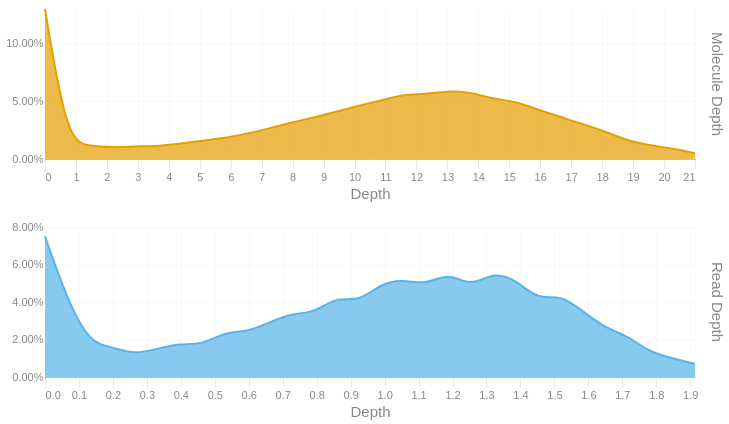

Here is the notebook cell this chart was saved with:
### Code cell
readdep = depth_hist(tb['Read Depth'], q99, 3)
readdep = readdep.with_columns(pl.lit('Read Depth').alias('Metric'))
if not SKIPLR:
    moldep = depth_hist(tb['Molecule Depth'], mol_q99, 1)
    moldep = moldep.with_columns(pl.lit('Molecule Depth').alias('Metric'))
    _hist = pl.concat([readdep, moldep])
    _hist = _hist.filter(pl.col('Proportion') != 0)
    with SafeRender(_hist):
        (
            alt.Chart(_hist)        
            .mark_area(interpolate = "basis")
            .encode(
                x=alt.X('Bin:Q').scale(domainMin=0).axis(alt.Axis(title='Depth')),
                y = alt.Y('Proportion:Q', title = None).axis(format = '.2%'),
                color = alt.Color('Metric:N').legend(None),
                row = alt.Row("Metric:N").header(title = None, labelOrient = 'right'),
                tooltip = [
                    alt.Tooltip("Metric:N", title = "Metric"),
                    alt.Tooltip('Interval:N', title = "Depth Interval"),
                    alt.Tooltip('Proportion:Q', title = "% Alignments").format('.2%')
                ]
            )
            .resolve_scale(x='independent', y='independent')
            .properties(
                height = 150, width = 650,
                usermeta={'embedOptions': {'downloadFileName': f'{samplename}.depth.hist'}}
            )
        ).display()
else:
    readdep = readdep.filter(pl.col('Proportion') != 0)
    with SafeRender(readdep):
        (
            alt.Chart(readdep)        
            .mark_area(interpolate = "basis")
            .encode(
                x=alt.X('Bin:Q').scale(domainMin=0).axis(alt.Axis(title='Depth')),
                y = alt.Y('Proportion:Q', title = None).axis(format = '.2%'),
                tooltip = [
                    alt.Tooltip('Interval:N', title = "Depth Interval"),
                    alt.Tooltip('Proportion:Q', title = "% Alignments").format('.2%')
                ]
            )
            .properties(
                usermeta={'embedOptions': {'downloadFileName': f'{samplename}.depth.hist'}}
            )
        ).display()

### Figure 1 — Vega-Lite specification as saved in the notebook (floating-point values rounded to 4 significant figures)
{"width": 650, "height": 150, "config": {"title": {"anchor": "start", "dy": -15, "fontSize": 18, "color": "#888888", "subtitleColor": "#888888", "subtitleFontSize": 14}, "arc": {"fill": "#0072B2"}, "axis": {"domainColor": "#888888", "domainWidth": 0.5, "gridWidth": 0.2, "grid": false, "titleFontWeight": 400, "titleFontSize": 15, "labelFontSize": 11, "labelColor": "#888888", "tickColor": "#888888", "tickWidth": 0.2, "titleColor": "#888888"}, "axisBand": {"grid": false}, "axisX": {"grid": true, "tickSize": 10, "domainCap": "round"}, "axisY": {"domain": false, "grid": true, "tickSize": 0, "domainCap": "round"}, "background": "transparent", "header": {"labelFontSize": 15, "labelColor": "#888888", "titleFontSize": 15, "titleFontWeight": 600, "titleColor": "#888888"}, "legend": {"labelFont": "sans-serif", "labelFontSize": 12, "labelColor": "#888888", "symbolSize": 100, "symbolType": "circle", "titleFontSize": 12, "titlePadding": 10, "titleColor": "#888888", "title": null}, "range": {"category": ["#E69F00", "#56B4E9", "#009E73", "#F0E442", "#0072B2", "#D55E00", "#CC79A7", "#000000"], "diverging": ["#cfe8f3", "#a2d4ec", "#73bfe2", "#46abdb", "#1696d2", "#12719e"]}, "area": {"fill": "#0072B2", "fillOpacity": 0.7, "line": true, "strokeOpacity": 0.7}, "line": {"color": "#0072B2", "stroke": "#0072B2", "strokeWidth": 2}, "trail": {"color": "#0072B2", "stroke": "#0072B2", "strokeWidth": 0, "size": 1}, "point": {"filled": true, "fillOpacity": 1.0, "size": 95}, "text": {"color": "#888888", "fontSize": 11, "align": "right", "fontWeight": 400, "size": 11}, "bar": {"fill": "#0072B2", "stroke": null}, "view": {"stroke": null, "continuousWidth": 660, "continuousHeight": 400}}, "data": {"name": "data-169c45f6031f928e7f10d3920f2a2a26"}, "mark": {"type": "area", "interpolate": "basis"}, "encoding": {"color": {"field": "Metric", "legend": null, "type": "nominal"}, "row": {"field": "Metric", "header": {"title": null, "labelOrient": "right"}, "type": "nominal"}, "tooltip": [{"field": "Metric", "title": "Metric", "type": "nominal"}, {"field": "Interval", "title": "Depth Interval", "type": "nominal"}, {"field": "Proportion", "format": ".2%", "title": "% Alignments", "type": "quantitative"}], "x": {"axis": {"title": "Depth"}, "field": "Bin", "scale": {"domainMin": 0}, "type": "quantitative"}, "y": {"axis": {"format": ".2%"}, "field": "Proportion", "title": null, "type": "quantitative"}}, "resolve": {"scale": {"x": "independent", "y": "independent"}}, "usermeta": {"embedOptions": {"downloadFileName": "TF26LRJL0088_50B_H_10484332_23Y22YLT4_L7.depth.hist"}}, "$schema": "https://vega.github.io/schema/vega-lite/v6.4.1.json", "datasets": {"data-169c45f6031f928e7f10d3920f2a2a26": [{"Bin": 0.0, "Interval": "0.0-0.066", "Proportion": 0.075, "Metric": "Read Depth"}, {"Bin": 0.066, "Interval": "0.066-0.132", "Proportion": 0.041, "Metric": "Read Depth"}, {"Bin": 0.132, "Interval": "0.132-0.198", "Proportion": 0.018, "Metric": "Read Depth"}, {"Bin": 0.198, "Interval": "0.198-0.264", "Proportion": 0.016, "Metric": "Read Depth"}, {"Bin": 0.264, "Interval": "0.264-0.33", "Proportion": 0.012, "Metric": "Read Depth"}, {"Bin": 0.33, "Interval": "0.33-0.396", "Proportion": 0.015, "Metric": "Read Depth"}, {"Bin": 0.396, "Interval": "0.396-0.462", "Proportion": 0.018, "Metric": "Read Depth"}, {"Bin": 0.462, "Interval": "0.462-0.528", "Proportion": 0.017, "Metric": "Read Depth"}, {"Bin": 0.528, "Interval": "0.528-0.594", "Proportion": 0.024, "Metric": "Read Depth"}, {"Bin": 0.594, "Interval": "0.594-0.66", "Proportion": 0.024, "Metric": "Read Depth"}, {"Bin": 0.66, "Interval": "0.66-0.726", "Proportion": 0.029, "Metric": "Read Depth"}, {"Bin": 0.726, "Interval": "0.726-0.792", "Proportion": 0.034, "Metric": "Read Depth"}, {"Bin": 0.792, "Interval": "0.792-0.858", "Proportion": 0.034, "Metric": "Read Depth"}, {"Bin": 0.858, "Interval": "0.858-0.924", "Proportion": 0.043, "Metric": "Read Depth"}, {"Bin": 0.924, "Interval": "0.924-0.99", "Proportion": 0.04, "Metric": "Read Depth"}, {"Bin": 0.99, "Interval": "0.99-1.056", "Proportion": 0.05, "Metric": "Read Depth"}, {"Bin": 1.056, "Interval": "1.056-1.122", "Proportion": 0.052, "Metric": "Read Depth"}, {"Bin": 1.122, "Interval": "1.122-1.188", "Proportion": 0.049, "Metric": "Read Depth"}, {"Bin": 1.188, "Interval": "1.188-1.254", "Proportion": 0.056, "Metric": "Read Depth"}, {"Bin": 1.254, "Interval": "1.254-1.32", "Proportion": 0.048, "Metric": "Read Depth"}, {"Bin": 1.32, "Interval": "1.32-1.386", "Proportion": 0.056, "Metric": "Read Depth"}, {"Bin": 1.386, "Interval": "1.386-1.452", "Proportion": 0.052, "Metric": "Read Depth"}, {"Bin": 1.452, "Interval": "1.452-1.518", "Proportion": 0.041, "Metric": "Read Depth"}, {"Bin": 1.518, "Interval": "1.518-1.584", "Proportion": 0.044, "Metric": "Read Depth"}, {"Bin": 1.584, "Interval": "1.584-1.65", "Proportion": 0.035, "Metric": "Read Depth"}, {"Bin": 1.65, "Interval": "1.65-1.716", "Proportion": 0.026, "Metric": "Read Depth"}, {"Bin": 1.716, "Interval": "1.716-1.782", "Proportion": 0.022, "Metric": "Read Depth"}, {"Bin": 1.782, "Interval": "1.782-1.848", "Proportion": 0.013, "Metric": "Read Depth"}, {"Bin": 1.848, "Interval": "1.848-1.914", "Proportion": 0.01, "Metric": "Read Depth"}, {"Bin": 1.914, "Interval": "1.914-1.98", "Proportion": 0.007, "Metric": "Read Depth"}, {"Bin": 0.0, "Interval": "0.0-0.7", "Proportion": 0.13, "Metric": "Molecule Depth"}, {"Bin": 0.7, "Interval": "0.7-1.4", "Proportion": 0.017, "Metric": "Molecule Depth"}, {"Bin": 1.4, "Interval": "1.4-2.2", "Proportion": 0.011, "Metric": "Molecule Depth"}, {"Bin": 2.2, "Interval": "2.2-2.9", "Proportion": 0.01, "Metric": "Molecule Depth"}, {"Bin": 2.9, "Interval": "2.9-3.6", "Proportion": 0.011, "Metric": "Molecule Depth"}, {"Bin": 3.6, "Interval": "3.6-4.3", "Proportion": 0.011, "Metric": "Molecule Depth"}, {"Bin": 4.3, "Interval": "4.3-5.1", "Proportion": 0.013, "Metric": "Molecule Depth"}, {"Bin": 5.1, "Interval": "5.1-5.8", "Proportion": 0.016, "Metric": "Molecule Depth"}, {"Bin": 5.8, "Interval": "5.8-6.5", "Proportion": 0.018, "Metric": "Molecule Depth"}, {"Bin": 6.5, "Interval": "6.5-7.2", "Proportion": 0.022, "Metric": "Molecule Depth"}, {"Bin": 7.2, "Interval": "7.2-8.0", "Proportion": 0.026, "Metric": "Molecule Depth"}, {"Bin": 8.0, "Interval": "8.0-8.7", "Proportion": 0.032, "Metric": "Molecule Depth"}, {"Bin": 8.7, "Interval": "8.7-9.4", "Proportion": 0.036, "Metric": "Molecule Depth"}, {"Bin": 9.4, "Interval": "9.4-10.1", "Proportion": 0.041, "Metric": "Molecule Depth"}, {"Bin": 10.1, "Interval": "10.1-10.9", "Proportion": 0.046, "Metric": "Molecule Depth"}, {"Bin": 10.9, "Interval": "10.9-11.6", "Proportion": 0.051, "Metric": "Molecule Depth"}, {"Bin": 11.6, "Interval": "11.6-12.3", "Proportion": 0.056, "Metric": "Molecule Depth"}, {"Bin": 12.3, "Interval": "12.3-13.0", "Proportion": 0.056, "Metric": "Molecule Depth"}, {"Bin": 13.0, "Interval": "13.0-13.7", "Proportion": 0.059, "Metric": "Molecule Depth"}, {"Bin": 13.7, "Interval": "13.7-14.5", "Proportion": 0.058, "Metric": "Molecule Depth"}, {"Bin": 14.5, "Interval": "14.5-15.2", "Proportion": 0.052, "Metric": "Molecule Depth"}, {"Bin": 15.2, "Interval": "15.2-15.9", "Proportion": 0.05, "Metric": "Molecule Depth"}, {"Bin": 15.9, "Interval": "15.9-16.6", "Proportion": 0.043, "Metric": "Molecule Depth"}, {"Bin": 16.6, "Interval": "16.6-17.4", "Proportion": 0.037, "Metric": "Molecule Depth"}, {"Bin": 17.4, "Interval": "17.4-18.1", "Proportion": 0.03, "Metric": "Molecule Depth"}, {"Bin": 18.1, "Interval": "18.1-18.8", "Proportion": 0.024, "Metric": "Molecule Depth"}, {"Bin": 18.8, "Interval": "18.8-19.5", "Proportion": 0.016, "Metric": "Molecule Depth"}, {"Bin": 19.5, "Interval": "19.5-20.3", "Proportion": 0.012, "Metric": "Molecule Depth"}, {"Bin": 20.3, "Interval": "20.3-21.0", "Proportion": 0.009, "Metric": "Molecule Depth"}, {"Bin": 21.0, "Interval": "21.0-21.71", "Proportion": 0.005, "Metric": "Molecule Depth"}]}}
